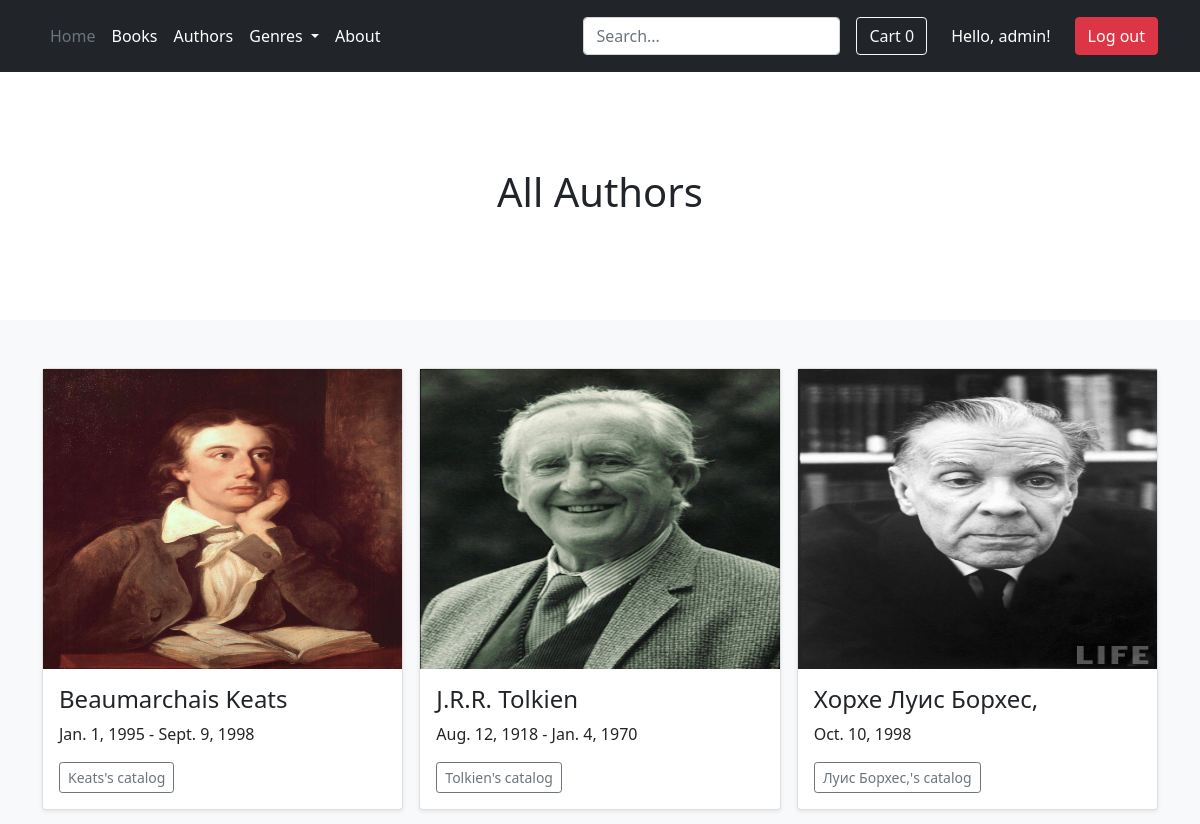
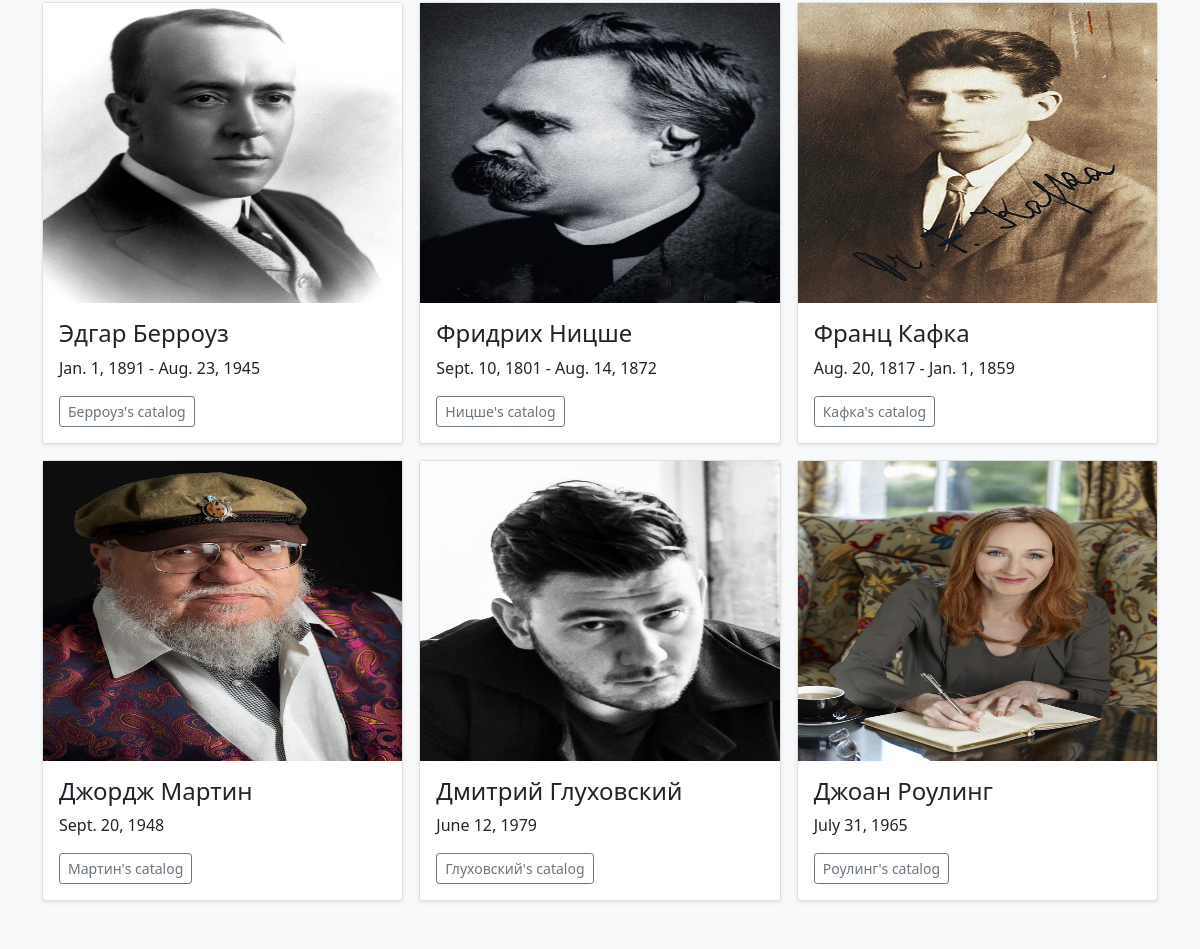
Page /authors/ (signed in) on the committed database (2 pictures, top to bottom).
### cart/models.py (models this page shows, shortened)
class Cart(models.Model):
    user = models.ForeignKey(User, null=True, on_delete=models.CASCADE, related_name="cart")
    products = models.ManyToManyField(Book, blank=True)
    def get_total_price(self):
        return sum([book.price for book in self.products.all()])
    def get_total_quantity(self):
        return len([book for book in self.products.all()])

### catalog/models.py (models this page shows, shortened)
class Author(models.Model):
    first_name = models.CharField(max_length=100)
    last_name = models.CharField(max_length=100)
    date_of_birth = models.DateField(blank=True, null=True)
    date_of_death = models.DateField(blank=True, null=True)
    photo = models.ImageField(upload_to="authors/", blank=True)
    def __str__(self):
        return f"{self.first_name} {self.last_name}"
    def get_author_url(self):
        return reverse("catalog-authors-author", args=[self.first_name, self.last_name, self.id])

### catalog/views.py (the view)
# urls.py: path('authors/', AuthorsView.as_view(), name="catalog-authors"),
class AuthorsView(TemplateView):
    template_name = "catalog/authors.html"
    def get(self, request):
        authors = Author.objects.all()
        genres = Genre.objects.all()
        params = {
            'authors' : authors,
            'genres': genres
        }
        return render(request, self.template_name, params)

### catalog/models.py (called while the page is built)
    def get_genre_url(self):
        return reverse("catalog-genres", args=[self.id])

### templates/catalog/authors.html
{%extends "base.html"%}
{% block content %}
<main>
    <div class="album py-5 bg-light" bis_skin_checked="1">
        <div class="container" bis_skin_checked="1">
            <div class="row row-cols-1 row-cols-sm-2 row-cols-md-3 g-3" bis_skin_checked="1">
            {% for author in authors%}
            <div class="col" bis_skin_checked="1">
                <div class="card shadow-sm" bis_skin_checked="1">
                <img src="{{ author.photo.url }}" width="100%" height="300px">
                <div class="card-body" bis_skin_checked="1">
                    <h4 class="card-text">{{author}}</h4>
                    <p class="text">{{author.date_of_birth}} {%if author.date_of_death%} - {{author.date_of_death}}{% endif %}</p>
                    <div class="d-flex justify-content-between align-items-center" bis_skin_checked="1">
                      <div class="btn-group" bis_skin_checked="1">
                        <a href="{{ author.get_author_url }}"  class="btn btn-sm btn-outline-secondary">{{author.last_name}}'s catalog</a>
                      </div>
                    </div>
                </div>
                </div>
            </div>
            {% endfor %}
        </div>
      </div>
    </div>
  </main>
{% endblock %}
{%block title%}
All Authors
{%endblock%}

### templates/base.html (shortened to what this page needs)
<!doctype html>
<html lang="en">
<head>
    <link href="https://cdn.jsdelivr.net/npm/bootstrap@5.0.2/dist/css/bootstrap.min.css" rel="stylesheet">
</head>
<body>
<header class="p-3 bg-dark text-white">
    <div class="container" bis_skin_checked="1">
      <div class="d-flex flex-wrap align-items-center justify-content-center justify-content-lg-start" bis_skin_checked="1">
        <ul class="nav col-12 col-lg-auto me-lg-auto mb-2 justify-content-center mb-md-0">
          <li><a href="{% url 'catalog' %}" class="nav-link px-2 text-secondary">Home</a></li>
          <li><a href="{% url 'catalog' %}" class="nav-link px-2 text-white">Books</a></li>
          <li><a href="{% url 'catalog-authors' %}" class="nav-link px-2 text-white">Authors</a></li>
          {% if genres %}
          <li>
                        <div class="dropdown">
                            <span class="nav-link px-2 text-white dropdown-toggle" type="button" id="dropdownMenuButton" data-toggle="dropdown" aria-haspopup="true" aria-expanded="false">
                              Genres
                            </span>
                        </div>
          </li>
          {% endif %}
          <li><a href="{% url 'catalog-about' %}" class="nav-link px-2 text-white">About</a></li>
        </ul>
        <form class="col-12 col-lg-auto mb-3 mb-lg-0 me-lg-3" method="post" action="{% url 'catalog-search' %}">
          <input name="search" type="search" class="form-control form-control-dark" placeholder="Search..." aria-label="Search">
        </form>
        {% if user.is_authenticated %}
          <a class="btn btn-outline-light" data-bs-toggle="popover" data-bs-placement="bottom" id="cart">Cart {{ user.cart.first.get_total_quantity }}</a>
        <span class="px-4 text-white">Hello, {{user.username}}!</span><a href="{% url 'logout' %}" class="btn btn-danger">Log out</a>
        {% else %}
        <div class="text-end" bis_skin_checked="1">
          <a href="{% url 'login'%}" class="btn btn-outline-light me-2">Login</a>
          <a href="{% url 'accounts-signup'%}" class="btn btn-warning">Sign-up</a>
        </div>
        {% endif %}
      </div>
    </div>
</header>
    <section class="py-5 text-center container">
      <div class="row py-lg-5" bis_skin_checked="1">
        <div class="col-lg-6 col-md-8 mx-auto" bis_skin_checked="1">
          <h1 class="fw-light">{%block title%}{%endblock%}</h1>
        </div>
      </div>
    </section>
 {%block content%}
 {% endblock %}
</body>
</html>

### rows in the picture
Author: photo (picture), first_name+last_name "Beaumarchais Keats", date_of_birth "Jan. 1, 1995", date_of_death "Sept. 9, 1998", last_name "Keats"
Author: photo (picture), first_name+last_name "J.R.R. Tolkien", date_of_birth "Aug. 12, 1918", date_of_death "Jan. 4, 1970", last_name "Tolkien"
Author: photo (picture), first_name+last_name "Хорхе Луис Борхес,", date_of_birth "Oct. 10, 1998", last_name "Луис Борхес,"
Author: photo (picture), first_name+last_name "Эдгар Берроуз", date_of_birth "Jan. 1, 1891", date_of_death "Aug. 23, 1945", last_name "Берроуз"
Author: photo (picture), first_name+last_name "Фридрих Ницше", date_of_birth "Sept. 10, 1801", date_of_death "Aug. 14, 1872", last_name "Ницше"
Author: photo (picture), first_name+last_name "Франц Кафка", date_of_birth "Aug. 20, 1817", date_of_death "Jan. 1, 1859", last_name "Кафка"
Author: photo (picture), first_name+last_name "Джордж Мартин", date_of_birth "Sept. 20, 1948", last_name "Мартин"
Author: photo (picture), first_name+last_name "Дмитрий Глуховский", date_of_birth "June 12, 1979", last_name "Глуховский"
Author: photo (picture), first_name+last_name "Джоан Роулинг", date_of_birth "July 31, 1965", last_name "Роулинг"

### other values in the picture
{{ user.cart.first.get_total_quantity }} "0"
{{ user.username }} "admin"
